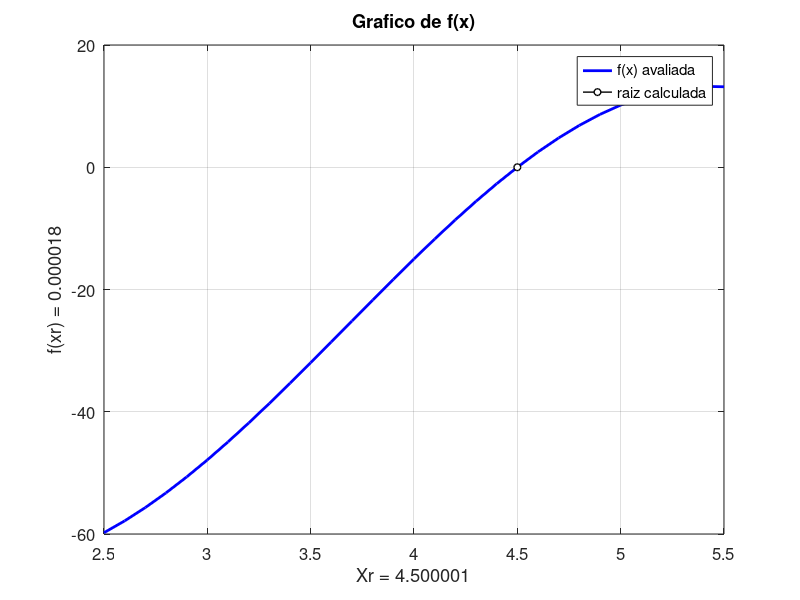
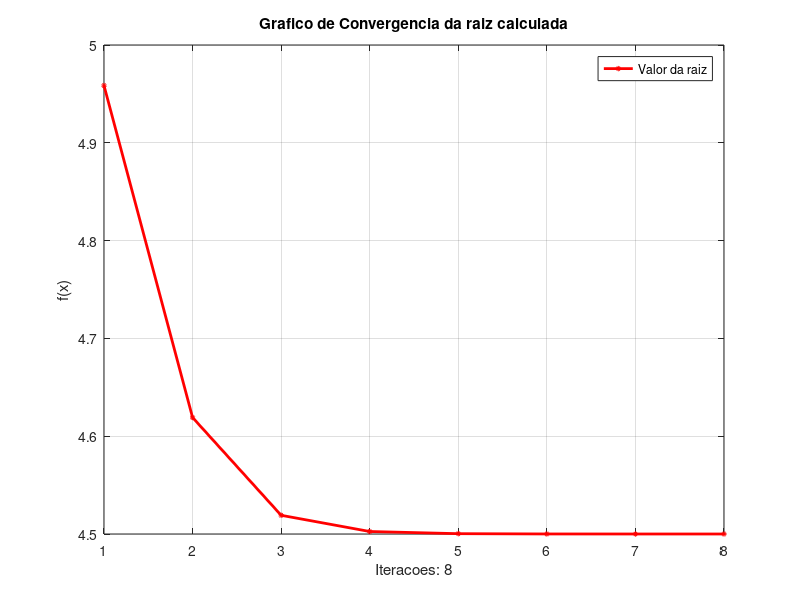
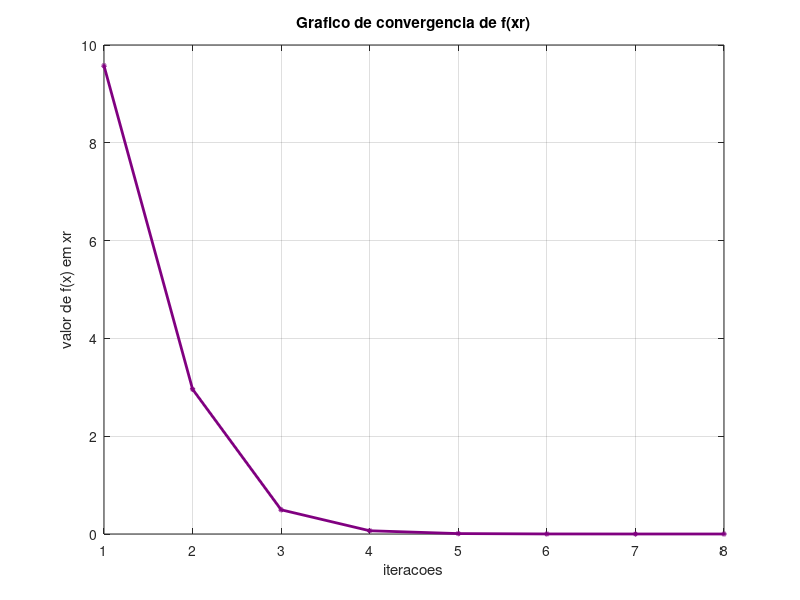

MATLAB code for these plots, in order:
function List1Exercise9() #main
  clc;
 #Initializing values
  xI   = 2.5;
  xU   = 5.5;
  max  = 1000;
  tol = 1e-5;
  [dadosX, dadosY, dadosConv] = metodoDaFalsaPosicao(xI, xU, max, tol);
  printf('Colunas do grafico:');
  for i = 1:length(dadosX)
   printf('\nX = %.6f', dadosX(i));
   printf('  Y = %.6f', dadosY(i));
  endfor
  printf('\nQuantidade de iteracoes necessarias: %d\n', i);
  plotaGrafico(dadosX, dadosY, dadosConv,xI, xU, tol);
endfunction

#Calculate f(X)
function y = f(x)
    y = sin(x/2) .* (x - 9/2) .* (x + 29);
endfunction

#False position method
function [dadosX, dadosY, dadosConv] = metodoDaFalsaPosicao(xI, xU, max, tol)
  dadosX    = zeros(1, max);
  dadosY    = zeros(1, max);
  dadosConv = zeros(1, max);
  xrVelho   = inf;
  contU     = 0;
  contI     = 0;

  for i = 1: max
   fxI  = f(xI);
   fxU  = f(xU);
   xR   = xU - (fxU * (xI - xU)) / (fxI - fxU);
   fxR  = f(xR);
   eA   = abs(xR - xrVelho);
   dadosX(i) = xR;
   dadosY(i) = fxR;
   dadosConv(i) = eA;
    if fxI * fxR > 0
       xI = xR;
       contU  = 0;
       contI += 1;
       if contI > 1
         fxI = fxI / 2; #if xI stuck, force to reduce itself
       endif
     else
       xU = xR;
       contI = 0;
       contU += 1;
        if contU > 1
         fxU = fxU / 2; #if xU stuck, force to reduce itself
        endif
     endif
    if eA <= tol
      dadosX = dadosX(1:i);
      dadosY = dadosY(1:i);
      dadosConv = dadosConv(1:i); #remove empty spaces by truncating the vector
      break;
    endif
    xrVelho = xR;
  endfor

endfunction

# Show the graph of f(x) and tangent lines of the false position method
function plotaGrafico(dadosX, dadosY, dadosConv, xI, xU, tol)
  figure(1);
  qtdeFramesG = length(dadosX);
  x = xI:0.1:xU;
  for cont = 1: qtdeFramesG
   clf;
   p1 = plot(x, f(x), 'linewidth', 2, 'color', [0 0 1]);
   hold on;
   p2 = plot(dadosX(cont), dadosY(cont), 'linewidth', 1, 'color', [0 0 0], 'marker',
   'o', 'markersize', 5, 'markerfacecolor', [1 1 1]);
   set(gca, 'fontsize', 12);
   xlabel(sprintf('Xr = %.6f', dadosX(cont)));
   ylabel(sprintf('f(xr) = %.6f', dadosY(cont)));
   legend([p1, p2], {'f(x) avaliada', 'raiz calculada'});
   title(sprintf('Grafico de f(x)'));
   grid on;
   pause(0.1);
  endfor
  #plot convergence graph
  figure(2);
  clf;
  i = 1:length(dadosX);
  e = plot(i, dadosX, 'r-o', 'linewidth', 2, 'markersize', 2);
  title('Grafico de Convergencia da raiz calculada');
  xlabel(sprintf('Iteracoes: %d', i(end)));
  ylabel('f(x)');
  legend(e,{'Valor da raiz'});
  grid on;

  figure(3);
  clf
  fx = plot(i, dadosY, '-o', 'color', [0.5 0 0.5], 'linewidth', 2, 'markersize', 2);
  title('Grafico de convergencia de f(xr)');
  xlabel('iteracoes');
  ylabel('valor de f(x) em xr');
  grid on;
endfunction
